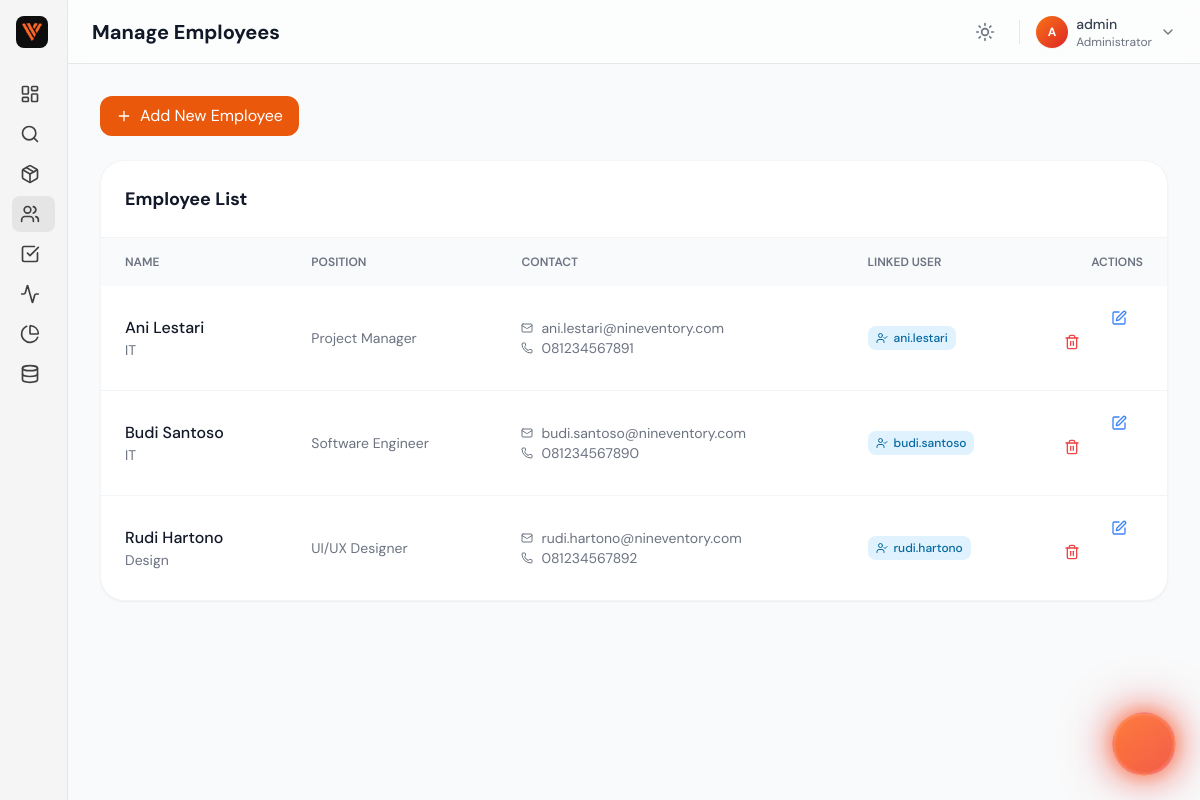
Page /admin/employees.php (signed in) on the committed database.
### tables this page shows
CREATE TABLE `users` (
  `id` int(11) NOT NULL AUTO_INCREMENT,
  `username` varchar(50) NOT NULL,
  `email` varchar(100) NOT NULL,
  `password` varchar(255) NOT NULL COMMENT 'Bcrypt hashed password',
  `role` enum('admin','user') NOT NULL DEFAULT 'user',
  `created_at` timestamp NOT NULL DEFAULT current_timestamp(),
  PRIMARY KEY (`id`),
  UNIQUE KEY `username` (`username`),
  UNIQUE KEY `email` (`email`),
  KEY `idx_email` (`email`),
  KEY `idx_role` (`role`)
);

CREATE TABLE `employees` (
  `id` int(11) NOT NULL AUTO_INCREMENT,
  `user_id` int(11) DEFAULT NULL,
  `nama_karyawan` varchar(100) NOT NULL,
  `jabatan` varchar(100) DEFAULT NULL,
  `departemen` varchar(100) DEFAULT NULL,
  `email` varchar(100) DEFAULT NULL,
  `telepon` varchar(20) DEFAULT NULL,
  `created_at` timestamp NOT NULL DEFAULT current_timestamp(),
  PRIMARY KEY (`id`),
  UNIQUE KEY `email` (`email`),
  UNIQUE KEY `user_id` (`user_id`),
  CONSTRAINT `fk_user_id` FOREIGN KEY (`user_id`) REFERENCES `users` (`id`) ON DELETE SET NULL
);

### src/Auth.php (called while the page is built, shortened)
<?php
class Auth
{
    public function isLoggedIn()
    {
        return isset($_SESSION['logged_in']) && $_SESSION['logged_in'] === true;
    }
    public function isAdmin()
    {
        return $this->isLoggedIn() && $_SESSION['role'] === 'admin';
    }
    public function getCurrentUser()
    {
        return [
            'id' => $_SESSION['user_id'],
            'username' => $_SESSION['username'],
            'email' => $_SESSION['email'],
            'role' => $_SESSION['role']
        ];
    }
}

### src/Employee.php (called while the page is built, shortened)
<?php
class Employee
{
    private $pdo;
    public function __construct($pdo)
    {
        $this->pdo = $pdo;
    }
    public function getAll()
    {
        try {
            $stmt = $this->pdo->query(
                "SELECT e.*, u.username
                 FROM employees e
                 LEFT JOIN users u ON e.user_id = u.id
                 ORDER BY e.nama_karyawan ASC"
            );
            return $stmt->fetchAll();
        } catch (\PDOException $e) {
            return [];
        }
    }
    public function getAvailableUsers()
    {
        try {
            $stmt = $this->pdo->query(
                "SELECT u.id, u.username
                 FROM users u
                 WHERE u.id NOT IN (SELECT user_id FROM employees WHERE user_id IS NOT NULL)"
            );
            return $stmt->fetchAll();
        } catch (\PDOException $e) {
            return [];
        }
    }
}

### public/admin/employees.php (the view, shortened to what this page needs)
<?php
require_once __DIR__ . '/../../config/database.php';
$auth = new Auth($pdo);
$auth->requireAdmin();
$employee = new Employee($pdo);
$currentUser = $auth->getCurrentUser();
$isAdmin = $auth->isAdmin();
$availableUsers = $employee->getAvailableUsers();
$employees = $employee->getAll();
?>
<!DOCTYPE html>
<html lang="en" class="light">
<head>
    <script src="https://cdn.tailwindcss.com"></script>
</head>
<body class="bg-gray-50 dark:bg-gray-900 font-sans text-slate-800 dark:text-white transition-colors duration-300"
      x-data="{
          darkMode: localStorage.getItem('theme') === 'dark',
          toggleTheme() {
              this.darkMode = !this.darkMode;
              localStorage.setItem('theme', this.darkMode ? 'dark' : 'light');
              if (this.darkMode) {
                  document.documentElement.classList.add('dark');
              } else {
                  document.documentElement.classList.remove('dark');
              }
          }
      }"
      x-init="$watch('darkMode', val => val ? document.documentElement.classList.add('dark') : document.documentElement.classList.remove('dark')); if(darkMode) document.documentElement.classList.add('dark');">
    <div class="flex h-screen overflow-hidden bg-gray-50 dark:bg-gray-950">
        <div class="fixed inset-0 -z-10 bg-gray-50 dark:bg-gray-950">
            <div class="absolute bottom-[-10%] right-[-10%] w-[40%] h-[40%] rounded-full bg-red-500/10 blur-[100px] animate-pulse"></div>
        </div>
        <?php
        include '../includes/sidebar.php';
        ?>
        <div class="flex-1 flex flex-col h-screen overflow-hidden relative">
            <?php
            $pageTitle = 'Manage Employees';
            include '../includes/header.php';
            ?>
            <main class="flex-1 overflow-y-auto p-4 md:p-8 scroll-smooth hide-scrollbar">
                <div class="max-w-7xl mx-auto space-y-6">
                    <div x-data="{ open: false }">
                        <button @click="$dispatch('add-employee')" class="w-full md:w-auto px-4 py-2 bg-orange-600 text-white rounded-xl mb-4 flex items-center gap-2 hover:bg-orange-700 transition">
                            <i data-lucide="plus" class="w-4 h-4"></i> Add New Employee
                        </button>
                    </div>
                    <div class="bg-white dark:bg-gray-800 rounded-3xl border border-gray-100 dark:border-gray-700 overflow-hidden shadow-sm">
                        <div class="p-6 border-b border-gray-100 dark:border-gray-700">
                            <h3 class="text-lg font-bold text-gray-900 dark:text-white">Employee List</h3>
                        </div>
                        <div class="overflow-x-auto">
                            <table class="w-full text-left">
                                <thead class="bg-gray-50 dark:bg-gray-700/50 text-xs uppercase text-gray-500 dark:text-gray-400">
                                    <tr>
                                        <th class="px-6 py-4 font-semibold">Name</th>
                                        <th class="px-6 py-4 font-semibold">Position</th>
                                        <th class="px-6 py-4 font-semibold">Contact</th>
                                        <th class="px-6 py-4 font-semibold">Linked User</th>
                                        <th class="px-6 py-4 font-semibold text-right">Actions</th>
                                    </tr>
                                </thead>
                                <tbody class="divide-y divide-gray-100 dark:divide-gray-700">
                                    <?php foreach ($employees as $emp): ?>
                                    <tr class="hover:bg-gray-50 dark:hover:bg-gray-750 transition-colors">
                                        <td class="px-6 py-4">
                                            <div class="font-medium text-gray-900 dark:text-white"><?= htmlspecialchars($emp['nama_karyawan']) ?></div>
                                            <div class="text-sm text-gray-500 dark:text-gray-400"><?= htmlspecialchars($emp['departemen']) ?></div>
                                        </td>
                                        <td class="px-6 py-4 text-sm text-gray-500 dark:text-gray-400"><?= htmlspecialchars($emp['jabatan']) ?></td>
                                        <td class="px-6 py-4 text-sm text-gray-500 dark:text-gray-400">
                                            <?php if($emp['email']): ?><div class="flex items-center gap-2"><i data-lucide="mail" class="w-3 h-3"></i> <?= htmlspecialchars($emp['email']) ?></div><?php endif; ?>
                                            <?php if($emp['telepon']): ?><div class="flex items-center gap-2"><i data-lucide="phone" class="w-3 h-3"></i> <?= htmlspecialchars($emp['telepon']) ?></div><?php endif; ?>
                                        </td>
                                        <td class="px-6 py-4 text-sm">
                                            <?php if ($emp['username']): ?>
                                                <span class="px-2 py-1 rounded-lg bg-sky-100 text-sky-700 dark:bg-sky-900/30 dark:text-sky-400 text-xs font-medium flex items-center gap-1.5 w-fit">
                                                    <i data-lucide="user-check" class="w-3 h-3"></i>
                                                    <?= htmlspecialchars($emp['username']) ?>
                                                </span>
                                            <?php else: ?>
                                                <span class="text-gray-400 text-xs">Not Linked</span>
                                            <?php endif; ?>
                                        </td>
                                        <td class="px-6 py-4 text-right">
                                            <button @click="$dispatch('edit-employee', <?= htmlspecialchars(json_encode($emp)) ?>)" class="p-2 text-blue-500 hover:bg-blue-50 dark:hover:bg-blue-900/20 rounded-lg transition-colors">
                                                <i data-lucide="edit" class="w-4 h-4"></i>
                                            </button>
                                            <a href="?action=delete&id=<?= $emp['id'] ?>" onclick="return confirm('Delete this employee? This action cannot be undone.')" class="p-2 text-red-500 hover:bg-red-50 dark:hover:bg-red-900/20 rounded-lg transition-colors">
                                                <i data-lucide="trash-2" class="w-4 h-4"></i>
                                            </a>
                                        </td>
                                    </tr>
                                    <?php endforeach; ?>
                                </tbody>
                            </table>
                        </div>
                    </div>
                </div>
            </main>
        </div>
    </div>
    <?php include '../includes/chatbot-widget.php'; ?>
</body>
</html>

### public/includes/header.php (shortened to what this page needs)
<header class="h-16 flex items-center justify-between px-4 md:px-6 bg-white/50 dark:bg-gray-900/50 backdrop-blur-md border-b border-gray-200 dark:border-gray-800 z-10 pt-16 md:pt-0">
    <div class="flex items-center gap-3">
        <h1 class="text-xl font-bold text-gray-900 dark:text-white"><?= $pageTitle ?? 'Overview' ?></h1>
    </div>
    <div class="flex items-center gap-4">
        <button @click="toggleTheme()" class="p-2 rounded-xl text-gray-500 hover:bg-gray-100 dark:hover:bg-gray-800 transition-colors relative overflow-hidden group">
            <div class="relative z-10">
                <i data-lucide="sun" class="w-5 h-5 block dark:hidden"></i>
            </div>
        </button>
        <div class="relative" x-data="{ open: false }">
            <button @click="open = !open" @click.away="open = false" class="flex items-center gap-2 focus:outline-none group">
                <div class="h-8 w-8 rounded-full bg-gradient-to-br from-orange-500 to-red-600 flex items-center justify-center text-white text-xs font-bold shadow-sm ring-2 ring-transparent group-hover:ring-orange-200 dark:group-hover:ring-orange-900/50 transition-all">
                    <?= strtoupper(substr($currentUser['username'] ?? 'U', 0, 1)) ?>
                </div>
                <div class="hidden md:block text-left">
                    <p class="text-sm font-medium text-gray-700 dark:text-gray-200 group-hover:text-orange-600 dark:group-hover:text-orange-400 transition-colors">
                        <?= htmlspecialchars($currentUser['username'] ?? 'User') ?>
                    </p>
                    <p class="text-xs text-gray-500 dark:text-gray-400">
                        <?= isset($isAdmin) && $isAdmin ? 'Administrator' : 'User' ?>
                    </p>
                </div>
                <i data-lucide="chevron-down" class="w-4 h-4 text-gray-500 transition-transform duration-200" :class="{ 'rotate-180': open }"></i>
            </button>
        </div>
    </div>
</header>

### public/admin/employees.php (style rules this page uses)
.hide-scrollbar { -ms-overflow-style: none; scrollbar-width: none; }

### rows in the picture
users: username "A", username "admin"
employees: nama_karyawan "Ani Lestari", departemen "IT", jabatan "Project Manager", email "ani.lestari@nineventory.com", telepon "081234567891", user.username "ani.lestari"
employees: nama_karyawan "Budi Santoso", departemen "IT", jabatan "Software Engineer", email "budi.santoso@nineventory.com", telepon "081234567890", user.username "budi.santoso"
employees: nama_karyawan "Rudi Hartono", departemen "Design", jabatan "UI/UX Designer", email "rudi.hartono@nineventory.com", telepon "081234567892", user.username "rudi.hartono"

### other values in the picture
$pageTitle "Manage Employees"
